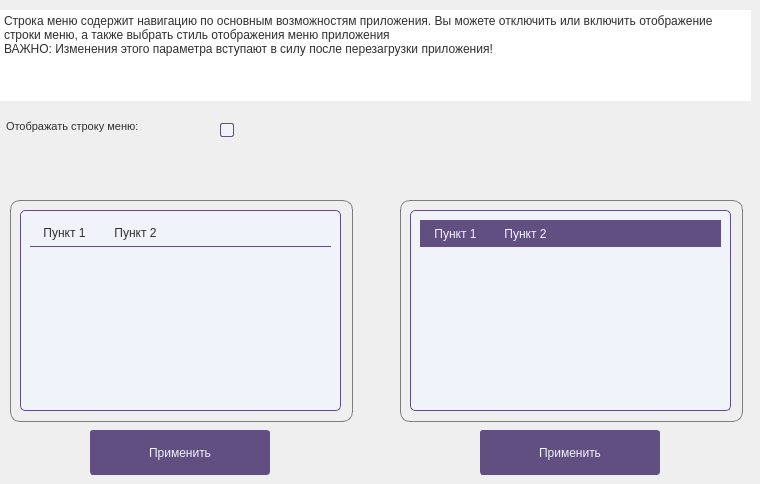
     <widget class="QWidget" name="page">
      <widget class="QPlainTextEdit" name="plainTextEdit_8">
       <property name="geometry">
        <rect>
         <x>0</x>
         <y>10</y>
         <width>751</width>
         <height>91</height>
        </rect>
       </property>
       <property name="styleSheet">
        <string notr="true">QPlainTextEdit {
	border: none;
	color: rgb(48, 47, 47);
}</string>
       </property>
       <property name="readOnly">
        <bool>true</bool>
       </property>
       <property name="plainText">
        <string>Строка меню содержит навигацию по основным возможностям приложения. Вы можете отключить или включить отображение строки меню, а также выбрать стиль отображения меню приложения
ВАЖНО: Изменения этого параметра вступают в силу после перезагрузки приложения!</string>
       </property>
      </widget>
      <widget class="QLabel" name="label_7">
       <property name="geometry">
        <rect>
         <x>6</x>
         <y>120</y>
         <width>211</width>
         <height>31</height>
        </rect>
       </property>
       <property name="font">
        <font>
         <pointsize>8</pointsize>
        </font>
       </property>
       <property name="styleSheet">
        <string notr="true">QLabel {
	color: rgb(48, 47, 47);
}</string>
       </property>
       <property name="text">
        <string>Отображать строку меню:</string>
       </property>
       <property name="alignment">
        <set>Qt::AlignLeading|Qt::AlignLeft|Qt::AlignTop</set>
       </property>
       <property name="wordWrap">
        <bool>true</bool>
       </property>
      </widget>
      <widget class="QCheckBox" name="menu_line_chk">
       <property name="geometry">
        <rect>
         <x>220</x>
         <y>108</y>
         <width>171</width>
         <height>45</height>
        </rect>
       </property>
       <property name="minimumSize">
        <size>
         <width>0</width>
         <height>45</height>
        </size>
       </property>
       <property name="styleSheet">
        <string notr="true">QCheckBox {
	color: rgb(48, 47, 47);
}

QCheckBox::indicator:unchecked {
	border: 1px solid rgb(98, 79, 130);
	border-radius: 2px;
	background-color: rgb(240, 243, 249);
}

QCheckBox::indicator:checked {
	border: 1px solid rgb(159, 115, 171);
	border-radius: 2px;
	background-color: rgb(159, 115, 171);
}</string>
       </property>
       <property name="text">
        <string/>
       </property>
      </widget>
      <widget class="QFrame" name="menu_style_frame">
       <property name="geometry">
        <rect>
         <x>10</x>
         <y>200</y>
         <width>343</width>
         <height>222</height>
        </rect>
       </property>
       <property name="styleSheet">
        <string notr="true">QFrame {
	border-radius: 10px;
	border: 1px solid rgba(48, 47, 47, 150);
}</string>
       </property>
       <property name="frameShape">
        <enum>QFrame::StyledPanel</enum>
       </property>
       <property name="frameShadow">
        <enum>QFrame::Raised</enum>
       </property>
      </widget>
      <widget class="QPushButton" name="menu_style_btn">
       <property name="geometry">
        <rect>
         <x>90</x>
         <y>430</y>
         <width>180</width>
         <height>45</height>
        </rect>
       </property>
       <property name="minimumSize">
        <size>
         <width>130</width>
         <height>45</height>
        </size>
       </property>
       <property name="maximumSize">
        <size>
         <width>200</width>
         <height>16777215</height>
        </size>
       </property>
       <property name="styleSheet">
        <string notr="true">QPushButton {
	border: 1px solid rgb(98, 79, 130);
	border-radius: 3px;
	background-color: rgb(98, 79, 130);
	color: rgb(240, 243, 249);
}

QPushButton:hover {
	border: 1px solid rgb(159, 115, 171);
	background-color: rgb(159, 115, 171);
}</string>
       </property>
       <property name="text">
        <string>Применить</string>
       </property>
      </widget>
      <widget class="QFrame" name="frame_5">
       <property name="geometry">
        <rect>
         <x>20</x>
         <y>210</y>
         <width>321</width>
         <height>201</height>
        </rect>
       </property>
       <property name="styleSheet">
        <string notr="true">QFrame {
	border-radius: 5px;
	border: 1px solid rgb(98, 79, 130);
	background-color: rgb(240, 243, 249);
}</string>
       </property>
       <property name="frameShape">
        <enum>QFrame::StyledPanel</enum>
       </property>
       <property name="frameShadow">
        <enum>QFrame::Raised</enum>
       </property>
       <widget class="QFrame" name="menu_bar_style_frame">
        <property name="geometry">
         <rect>
          <x>10</x>
          <y>10</y>
          <width>301</width>
          <height>27</height>
         </rect>
        </property>
        <property name="styleSheet">
         <string notr="true">QFrame {
	border-radius: 0px;
	border: none;
	border-bottom: 1px solid rgb(98, 79, 130);
	background-color: rgb(240, 243, 249);
}</string>
        </property>
        <property name="frameShape">
         <enum>QFrame::StyledPanel</enum>
        </property>
        <property name="frameShadow">
         <enum>QFrame::Raised</enum>
        </property>
        <widget class="QLabel" name="menu_bar_style_lbl">
         <property name="geometry">
          <rect>
           <x>-1</x>
           <y>0</y>
           <width>71</width>
           <height>26</height>
          </rect>
         </property>
         <property name="styleSheet">
          <string notr="true">QLabel {
	border: none;
	color: rgb(48, 47, 47);
}

QLabel:hover {
	color: rgb(240, 243, 249);
	background-color: rgb(159, 115, 171);
}</string>
         </property>
         <property name="text">
          <string>Пункт 1</string>
         </property>
         <property name="alignment">
          <set>Qt::AlignCenter</set>
         </property>
        </widget>
        <widget class="QLabel" name="menu_bar_style_lbl_2">
         <property name="geometry">
          <rect>
           <x>70</x>
           <y>0</y>
           <width>71</width>
           <height>26</height>
          </rect>
         </property>
         <property name="styleSheet">
          <string notr="true">QLabel {
	border: none;
	color: rgb(48, 47, 47);
}

QLabel:hover {
	color: rgb(240, 243, 249);
	background-color: rgb(159, 115, 171);
}</string>
         </property>
         <property name="text">
          <string>Пункт 2</string>
         </property>
         <property name="alignment">
          <set>Qt::AlignCenter</set>
         </property>
        </widget>
       </widget>
      </widget>
      <widget class="QFrame" name="menu_color_style_frame">
       <property name="geometry">
        <rect>
         <x>400</x>
         <y>200</y>
         <width>343</width>
         <height>222</height>
        </rect>
       </property>
       <property name="styleSheet">
        <string notr="true">QFrame {
	border-radius: 10px;
	border: 1px solid rgba(48, 47, 47, 150);
}</string>
       </property>
       <property name="frameShape">
        <enum>QFrame::StyledPanel</enum>
       </property>
       <property name="frameShadow">
        <enum>QFrame::Raised</enum>
       </property>
      </widget>
      <widget class="QFrame" name="frame_7">
       <property name="geometry">
        <rect>
         <x>410</x>
         <y>210</y>
         <width>321</width>
         <height>201</height>
        </rect>
       </property>
       <property name="styleSheet">
        <string notr="true">QFrame {
	border-radius: 5px;
	border: 1px solid rgb(98, 79, 130);
	background-color: rgb(240, 243, 249);
}</string>
       </property>
       <property name="frameShape">
        <enum>QFrame::StyledPanel</enum>
       </property>
       <property name="frameShadow">
        <enum>QFrame::Raised</enum>
       </property>
       <widget class="QFrame" name="menu_bar_color_style_frame">
        <property name="geometry">
         <rect>
          <x>10</x>
          <y>10</y>
          <width>301</width>
          <height>27</height>
         </rect>
        </property>
        <property name="styleSheet">
         <string notr="true">QFrame {
	border-radius: 0px;
	background-color: rgb(98, 79, 130);
}</string>
        </property>
        <property name="frameShape">
         <enum>QFrame::StyledPanel</enum>
        </property>
        <property name="frameShadow">
         <enum>QFrame::Raised</enum>
        </property>
        <widget class="QLabel" name="menu_bar_color_style_lbl">
         <property name="geometry">
          <rect>
           <x>0</x>
           <y>0</y>
           <width>71</width>
           <height>27</height>
          </rect>
         </property>
         <property name="styleSheet">
          <string notr="true">QLabel {
	border: none;
	color: rgb(240, 243, 249);
}

QLabel:hover {
	color: rgb(48, 47, 47);
	background-color: rgb(240, 243, 249);
}</string>
         </property>
         <property name="text">
          <string>Пункт 1</string>
         </property>
         <property name="alignment">
          <set>Qt::AlignCenter</set>
         </property>
        </widget>
        <widget class="QLabel" name="menu_bar_color_style_lbl_2">
         <property name="geometry">
          <rect>
           <x>70</x>
           <y>0</y>
           <width>71</width>
           <height>27</height>
          </rect>
         </property>
         <property name="styleSheet">
          <string notr="true">QLabel {
	border: none;
	color: rgb(240, 243, 249);
}

QLabel:hover {
	color: rgb(48, 47, 47);
	background-color: rgb(240, 243, 249);
}</string>
         </property>
         <property name="text">
          <string>Пункт 2</string>
         </property>
         <property name="alignment">
          <set>Qt::AlignCenter</set>
         </property>
        </widget>
       </widget>
      </widget>
      <widget class="QPushButton" name="menu_color_style_btn">
       <property name="geometry">
        <rect>
         <x>480</x>
         <y>430</y>
         <width>180</width>
         <height>45</height>
        </rect>
       </property>
       <property name="minimumSize">
        <size>
         <width>130</width>
         <height>45</height>
        </size>
       </property>
       <property name="maximumSize">
        <size>
         <width>200</width>
         <height>16777215</height>
        </size>
       </property>
       <property name="styleSheet">
        <string notr="true">QPushButton {
	border: 1px solid rgb(98, 79, 130);
	border-radius: 3px;
	background-color: rgb(98, 79, 130);
	color: rgb(240, 243, 249);
}

QPushButton:hover {
	border: 1px solid rgb(159, 115, 171);
	background-color: rgb(159, 115, 171);
}</string>
       </property>
       <property name="text">
        <string>Применить</string>
       </property>
      </widget>
     </widget>
